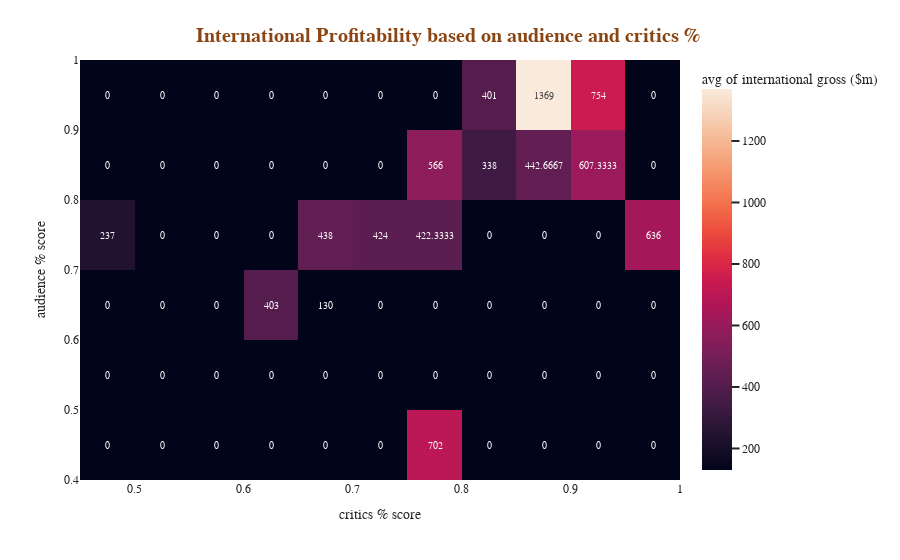

Notebook source saved alongside this figure:
### Code cell
heatmap = px.density_heatmap(data,
                             x = "critics % score",
                             y = "audience % score",
                             z = "international gross ($m)",
                             histfunc= "avg",
                            nbinsx = 10, 
                            nbinsy=10,
                            text_auto = True,
                            template = "seaborn"
                            )

heatmap.update_layout(
    title = {'text' : "<b>International Profitability based on audience and critics % </b>", 
             'y' : 0.95,
             'x' : 0.5
              },
    font_family = "PT Sans Narrow",
    title_font_color = "saddlebrown",
    title_font_size = 20,
    showlegend = False)

heatmap.show("")

### Figure 1 — Plotly figure (JSON) as saved in the notebook; plotly's stock layout.template omitted (floating-point values rounded to 4 significant figures)
{"data": [{"coloraxis": "coloraxis", "histfunc": "avg", "hovertemplate": "critics % score=%{x}<br>audience % score=%{y}<br>avg of international gross ($m)=%{z}<extra></extra>", "name": "", "nbinsx": 10, "nbinsy": 10, "texttemplate": "%{z}", "type": "histogram2d", "x": [0.83, 0.87, 0.76, 0.94, 0.85, 0.96, 0.84, 0.79, 0.79, 0.9, 0.9, 0.79, 0.89, 0.74, 0.47, 0.92, 0.85, 0.67, 0.94, 0.71, 0.79, 0.91, 0.9, 0.92, 0.93, 0.91, 0.66, 0.64, 0.93, 0.77], "xaxis": "x", "xbingroup": "x", "y": [0.85, 0.8, 0.82, 0.9, 0.91, 0.79, 0.94, 0.8, 0.75, 0.89, 0.92, 0.45, 0.86, 0.77, 0.73, 0.92, 0.87, 0.69, 0.91, 0.71, 0.78, 0.93, 0.93, 0.87, 0.96, 0.91, 0.75, 0.63, 0.87, 0.76], "yaxis": "y", "ybingroup": "y", "z": [338, 406, 936, 1939, 1369, 636, 401, 196, 193, 743, 454, 702, 443, 540, 237, 437, 479, 130, 266, 308, 806, 207, 741, 544, 1097, 891, 438, 403, 535, 268]}], "layout": {"coloraxis": {"colorbar": {"title": {"text": "avg of international gross ($m)"}}, "colorscale": [[0, "rgb(2,4,25)"], [0.0625, "rgb(24,15,41)"], [0.125, "rgb(47,23,57)"], [0.1875, "rgb(71,28,72)"], [0.25, "rgb(97,30,82)"], [0.3125, "rgb(123,30,89)"], [0.375, "rgb(150,27,91)"], [0.4375, "rgb(177,22,88)"], [0.5, "rgb(203,26,79)"], [0.5625, "rgb(223,47,67)"], [0.625, "rgb(236,76,61)"], [0.6875, "rgb(242,107,73)"], [0.75, "rgb(244,135,95)"], [0.8125, "rgb(245,162,122)"], [0.875, "rgb(246,188,153)"], [0.9375, "rgb(247,212,187)"], [1, "rgb(250,234,220)"]]}, "font": {"family": "PT Sans Narrow"}, "legend": {"tracegroupgap": 0}, "margin": {"t": 60}, "showlegend": false, "title": {"font": {"color": "saddlebrown", "size": 20}, "text": "<b>International Profitability based on audience and critics % </b>", "x": 0.5, "y": 0.95}, "xaxis": {"anchor": "y", "domain": [0, 1], "title": {"text": "critics % score"}}, "yaxis": {"anchor": "x", "domain": [0, 1], "title": {"text": "audience % score"}}}}
